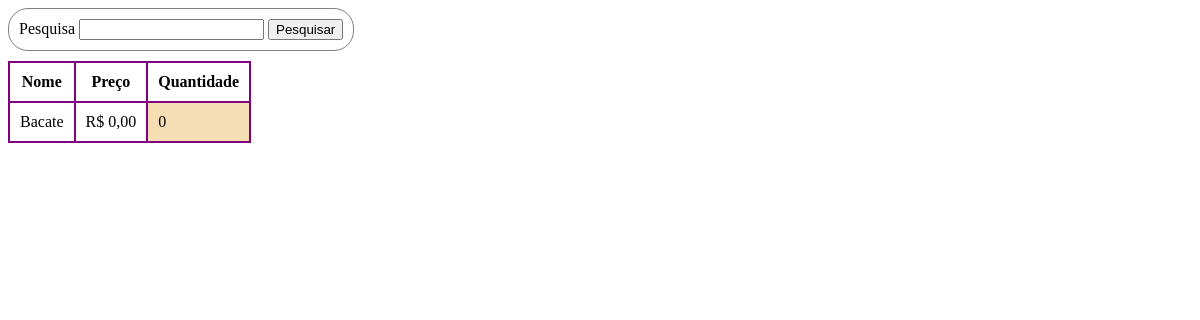
The page /loja/pesquisar on the database as committed earlier.
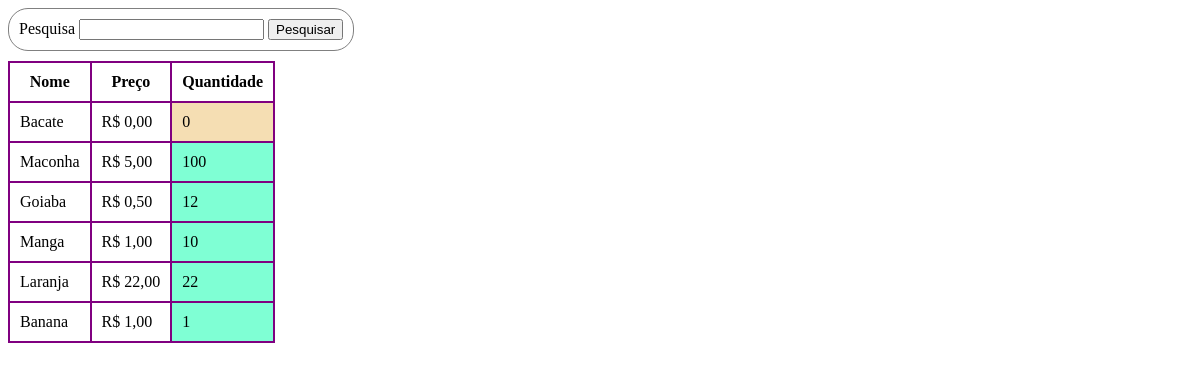
The same page on the database as committed later.
### app/models.py (models this page shows, shortened)
class Produto(models.Model):
    nome = models.CharField(max_length=200)
    fabricante = models.CharField(max_length=200, null=True, blank=True)
    valor = models.DecimalField(max_digits=10, decimal_places=2)
    data_validade = models.DateField(null=True, blank=True)
    estoque = models.IntegerField()
    descricao = models.TextField(null=True, blank=True)

### app/views.py (the view)
# urls.py: path("pesquisar", views.pesquisar, name="pesquisar"),
def pesquisar(request):
    if request.method == 'POST':
        pesquisa = request.POST.get('pesquisa')
        resultado = Produto.objects.filter(nome__contains=pesquisa)
        return render(request, 'loja/pesquisa.html', {
            "pesquisa": pesquisa,
            "resultado": resultado
        })
    else:
        resultado = Produto.objects.all()
        return render(request, 'loja/pesquisa.html', {
            "resultado": resultado
        })

### app/templates/loja/pesquisa.html (shortened to what this page needs)
<!DOCTYPE html>
<html lang="pt-BR">
<head>
</head>
<body>
    <form action="/loja/pesquisar" method="post">
        <label for="pesquisa">Pesquisa</label>
        <input type="search" name="pesquisa" id="pesquisa" value="{{pesquisa}}" autofocus>
        <input type="submit" value="Pesquisar">
    </form>
    {% if resultado|length != 0 %}
        <table border>
            <tr>
                <th>Nome</th>
                <th>Preço</th>
                <th>Quantidade</th>
            </tr>
            {% for fruta in resultado %}
            <tr>
                <td>{{fruta.nome}}</td>
                <td>R$ {{fruta.valor}}</td>
                {% if fruta.estoque == 0 %}
                    <td style="background-color: wheat;">{{fruta.estoque}}</td>
                {% else %}
                    <td style="background-color: aquamarine;">{{fruta.estoque}}</td>
                {% endif %}
            </tr>
            {% endfor %}
        </table>
    {% else %}
        <h1>Nenhum resultado</h1>
    {% endif %}
</body>
</html>

### app/templates/loja/pesquisa.html (style rules this page uses)
table, tr, td, th { border: solid 2px purple; border-collapse: collapse; padding: 10px; }
form { margin-bottom: 10px; border: gray 1px solid; padding: 10px; border-radius: 20px; display: inline-block; }

Rows that differ between the two databases and show on the page:
added Produto: nome "Maconha", valor "5,00", estoque "100"
added Produto: nome "Goiaba", valor "0,50", estoque "12"
added Produto: nome "Manga", valor "1,00", estoque "10"
added Produto: nome "Laranja", valor "22,00", estoque "22"
added Produto: nome "Banana", valor "1,00", estoque "1"
